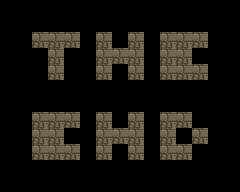

Rendered tile map (Tiled .tmx) drawn with the repository's tilesets; below, a short description and the full map source, tile grids included:
An orthogonal 15x12 tile map with 16x16 px tiles, 5 tile layers (Environment, Bottom Decoration, Triggers, Objects, ...), 2 tilesets.

<map version="1.0" orientation="orthogonal" renderorder="right-down" width="15" height="12" tilewidth="16" tileheight="16" nextobjectid="4">
 <tileset firstgid="1" name="tilemap" tilewidth="16" tileheight="16" tilecount="64" columns="8">
  <image source="../tileset.png" trans="ffffff" width="128" height="128" />
  <tile id="0">
   <properties>
    <property name="type" value="solid" />
   </properties>
  </tile>
  <tile id="1">
   <properties>
    <property name="type" value="solid" />
   </properties>
  </tile>
  <tile id="2">
   <properties>
    <property name="type" value="solid" />
   </properties>
  </tile>
  <tile id="3">
   <properties>
    <property name="type" value="solid" />
   </properties>
  </tile>
  <tile id="4">
   <properties>
    <property name="type" value="solid" />
   </properties>
  </tile>
  <tile id="6">
   <properties>
    <property name="form" type="int" value="2" />
    <property name="type" value="shifter" />
   </properties>
  </tile>
  <tile id="7">
   <properties>
    <property name="form" type="int" value="1" />
    <property name="type" value="shifter" />
   </properties>
  </tile>
  <tile id="10">
   <properties>
    <property name="type" value="pit" />
   </properties>
  </tile>
  <tile id="11">
   <properties>
    <property name="type" value="altar" />
   </properties>
  </tile>
  <tile id="12">
   <properties>
    <property name="type" value="solid" />
   </properties>
  </tile>
  <tile id="13">
   <properties>
    <property name="form" type="int" value="0" />
    <property name="type" value="goal" />
   </properties>
  </tile>
  <tile id="16">
   <properties>
    <property name="form" type="int" value="0" />
    <property name="type" value="goal" />
   </properties>
  </tile>
  <tile id="17">
   <properties>
    <property name="form" type="int" value="2" />
    <property name="type" value="goal" />
   </properties>
  </tile>
  <tile id="18">
   <properties>
    <property name="form" type="int" value="3" />
    <property name="type" value="goal" />
   </properties>
  </tile>
  <tile id="19">
   <properties>
    <property name="form" type="int" value="1" />
    <property name="type" value="goal" />
   </properties>
  </tile>
  <tile id="24">
   <properties>
    <property name="form" type="int" value="0" />
    <property name="type" value="shifter" />
   </properties>
  </tile>
  <tile id="25">
   <properties>
    <property name="form" type="int" value="2" />
    <property name="type" value="shifter" />
   </properties>
  </tile>
  <tile id="26">
   <properties>
    <property name="form" type="int" value="3" />
    <property name="type" value="shifter" />
   </properties>
  </tile>
  <tile id="27">
   <properties>
    <property name="form" type="int" value="1" />
    <property name="type" value="shifter" />
   </properties>
  </tile>
  <tile id="32">
   <properties>
    <property name="type" value="teleport" />
   </properties>
  </tile>
  <tile id="33">
   <properties>
    <property name="type" value="teleport" />
   </properties>
  </tile>
  <tile id="41">
   <properties>
    <property name="form" type="int" value="0" />
    <property name="type" value="goal" />
   </properties>
  </tile>
 </tileset>
 <tileset firstgid="65" name="sprites" tilewidth="16" tileheight="16" tilecount="64" columns="8">
  <image source="../src/sprites.png" width="128" height="128" />
  <tile id="8">
   <properties>
    <property name="type" value="blot" />
   </properties>
  </tile>
  <tile id="13">
   <properties>
    <property name="type" value="boulder" />
   </properties>
  </tile>
 </tileset>
 <layer name="Environment" width="15" height="12">
  <data encoding="csv">
0,0,0,0,0,0,0,0,0,0,0,0,0,0,0,
0,0,0,0,0,0,0,0,0,0,0,0,0,0,0,
0,0,9,9,9,0,9,0,9,0,9,9,9,0,0,
0,0,0,9,0,0,9,9,9,0,9,9,0,0,0,
0,0,0,9,0,0,9,0,9,0,9,9,9,0,0,
0,0,0,0,0,0,0,0,0,0,0,0,0,0,0,
0,0,0,0,0,0,0,0,0,0,0,0,0,0,0,
0,0,9,9,9,0,9,0,9,0,9,9,0,0,0,
0,0,9,9,0,0,9,9,9,0,9,0,9,0,0,
0,0,9,9,9,0,9,0,9,0,9,9,0,0,0,
0,0,0,0,0,0,0,0,0,0,0,0,0,0,0,
0,0,0,0,0,0,0,0,0,0,0,0,0,0,0
</data>
 </layer>
 <layer name="Bottom Decoration" width="15" height="12">
  <data encoding="csv">
0,0,0,0,0,0,0,0,0,0,0,0,0,0,0,
0,0,0,0,0,0,0,0,0,0,0,0,0,0,0,
0,0,0,0,0,0,0,0,0,0,0,0,0,0,0,
0,0,0,0,0,0,0,0,0,0,0,0,0,0,0,
0,0,0,0,0,0,0,0,0,0,0,0,0,0,0,
0,0,0,0,0,0,0,0,0,0,0,0,0,0,0,
0,0,0,0,0,0,0,0,0,0,0,0,0,0,0,
0,0,0,0,0,0,0,0,0,0,0,0,0,0,0,
0,0,0,0,0,0,0,0,0,0,0,0,0,0,0,
0,0,0,0,0,0,0,0,0,0,0,0,0,0,0,
0,0,0,0,0,0,0,0,0,0,0,0,0,0,0,
0,0,0,0,0,0,0,0,0,0,0,0,0,0,0
</data>
 </layer>
 <layer name="Triggers" width="15" height="12">
  <data encoding="csv">
0,0,0,0,0,0,0,0,0,0,0,0,0,0,0,
0,0,0,0,0,0,0,0,0,0,0,0,0,0,0,
0,0,0,0,0,0,0,0,0,0,0,0,0,0,0,
0,0,0,0,0,0,0,0,0,0,0,0,0,0,0,
0,0,0,0,0,0,0,0,0,0,0,0,0,0,0,
0,0,0,0,0,0,0,0,0,0,0,0,0,0,0,
0,0,0,0,0,0,0,0,0,0,0,0,0,0,0,
0,0,0,0,0,0,0,0,0,0,0,0,0,0,0,
0,0,0,0,0,0,0,0,0,0,0,0,0,0,0,
0,0,0,0,0,0,0,0,0,0,0,0,0,0,0,
0,0,0,0,0,0,0,0,0,0,0,0,0,0,0,
0,0,0,0,0,0,0,0,0,0,0,0,0,0,0
</data>
 </layer>
 <layer name="Objects" width="15" height="12">
  <data encoding="csv">
0,0,0,0,0,0,0,0,0,0,0,0,0,0,0,
0,0,0,0,0,0,0,0,0,0,0,0,0,0,0,
0,0,0,0,0,0,0,0,0,0,0,0,0,0,0,
0,0,0,0,0,0,0,0,0,0,0,0,0,0,0,
0,0,0,0,0,0,0,0,0,0,0,0,0,0,0,
0,0,0,0,0,0,0,0,0,0,0,0,0,0,0,
0,0,0,0,0,0,0,0,0,0,0,0,0,0,0,
0,0,0,0,0,0,0,0,0,0,0,0,0,0,0,
0,0,0,0,0,0,0,0,0,0,0,0,0,0,0,
0,0,0,0,0,0,0,0,0,0,0,0,0,0,0,
0,0,0,0,0,0,0,0,0,0,0,0,0,0,0,
0,0,0,0,0,0,0,0,0,0,0,0,0,0,0
</data>
 </layer>
 <layer name="Top Decoration" width="15" height="12">
  <data encoding="csv">
0,0,0,0,0,0,0,0,0,0,0,0,0,0,0,
0,0,0,0,0,0,0,0,0,0,0,0,0,0,0,
0,0,0,0,0,0,0,0,0,0,0,0,0,0,0,
0,0,0,0,0,0,0,0,0,0,0,0,0,0,0,
0,0,0,0,0,0,0,0,0,0,0,0,0,0,0,
0,0,0,0,0,0,0,0,0,0,0,0,0,0,0,
0,0,0,0,0,0,0,0,0,0,0,0,0,0,0,
0,0,0,0,0,0,0,0,0,0,0,0,0,0,0,
0,0,0,0,0,0,0,0,0,0,0,0,0,0,0,
0,0,0,0,0,0,0,0,0,0,0,0,0,0,0,
0,0,0,0,0,0,0,0,0,0,0,0,0,0,0,
0,0,0,0,0,0,0,0,0,0,0,0,0,0,0
</data>
 </layer>
</map>
